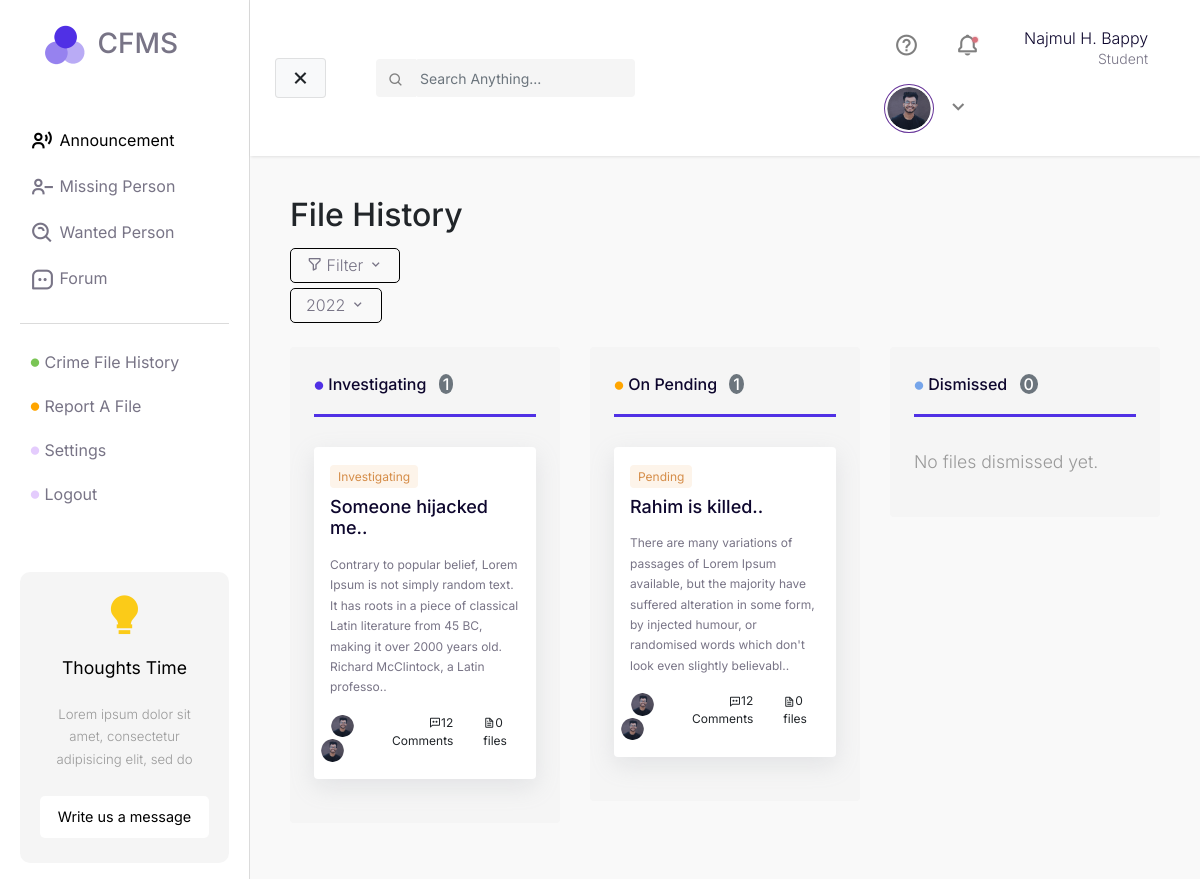
Page /crime-file/ (signed in) on the earlier database version.
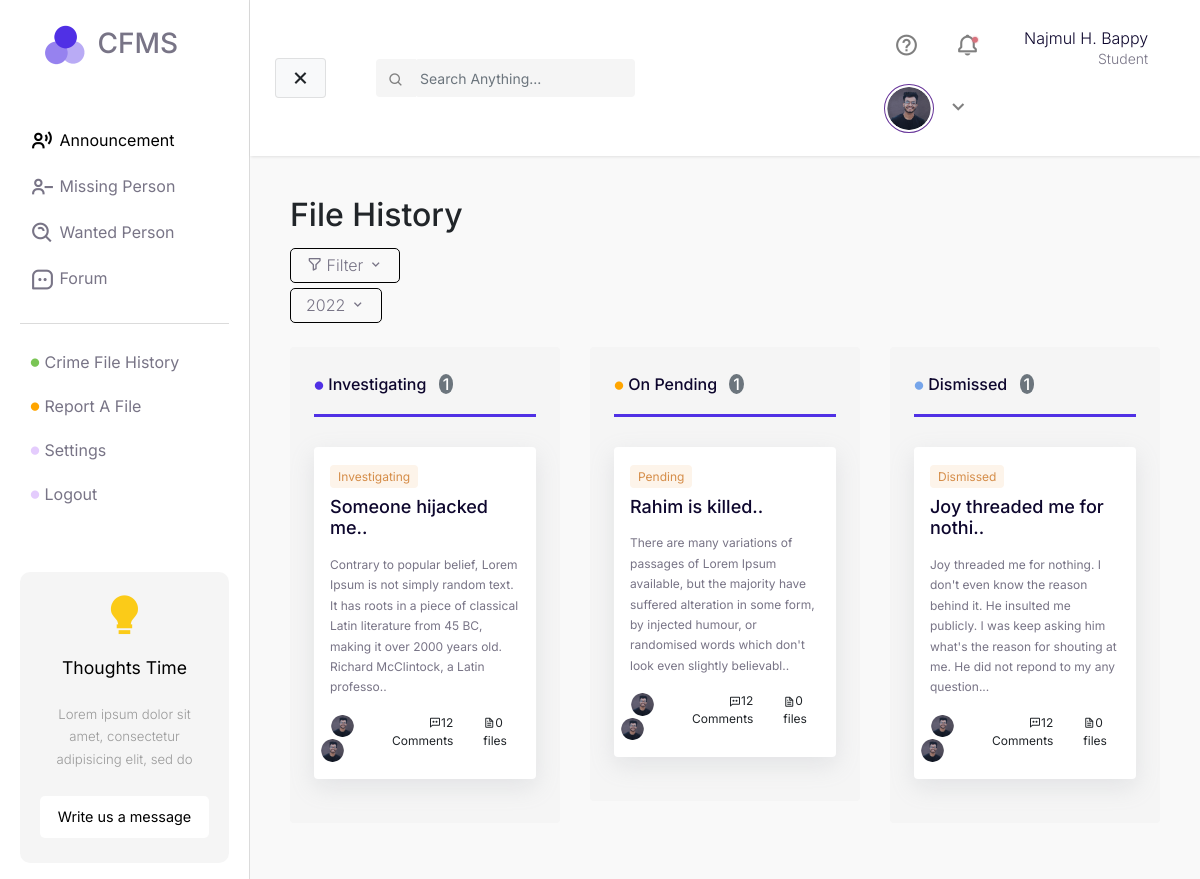
Same page on the later database version.
### core/models.py (models this page shows)
class User(AbstractUser):
    email = models.EmailField(unique=True)
    nid = models.CharField(unique=True, max_length=20)

### crimeFile/models.py (models this page shows)
class Complain(models.Model):
    COMPLAIN_TYPE_GD = 'GD'
    COMPLAIN_TYPE_CASE_FILE = 'CF'
    COMPLAIN_TYPE_CHOICES = [
        (COMPLAIN_TYPE_GD, 'GD'),
        (COMPLAIN_TYPE_CASE_FILE, 'CASE FILE'),
    ]
    COMPLAIN_PENDING = "pending"
    COMPLAIN_INVESTIGATING = "investigating"
    COMPLAIN_DISMISSED = "dismissed"
    COMPLAIN_STATUS_CHOICES = [
        (COMPLAIN_PENDING, 'Pending'),
        (COMPLAIN_INVESTIGATING, 'Investigating'),
        (COMPLAIN_DISMISSED, 'Dismissed'),
    ]
    title = models.CharField(max_length=255)
    user = models.ForeignKey(settings.AUTH_USER_MODEL, on_delete=models.PROTECT)
    criminal = models.CharField(max_length=1000)
    victim = models.CharField(max_length=255)
    type = models.CharField(
        max_length=2, choices=COMPLAIN_TYPE_CHOICES, default=COMPLAIN_TYPE_GD)
    phone = models.CharField(max_length=255)
    description = models.TextField()
    status = models.CharField(max_length=255, choices=COMPLAIN_STATUS_CHOICES, default=COMPLAIN_PENDING)

### crimeFile/views.py (the view)
# urls.py: path('', views.FileHistoryView, name="fileHistoryView"),
def FileHistoryView(request):
    if request.user.is_authenticated:
        complain_list_on_pending = Complain.objects.filter(user=request.user, status='pending')
        complain_list_on_investigation = Complain.objects.filter(user=request.user, status='investigating')
        complain_list_on_dismissed = Complain.objects.filter(user=request.user, status='dismissed')
        context = {
            'pending_complain_list': complain_list_on_pending,
            'investigating_complain_list': complain_list_on_investigation,
            'dismissed_complain_list': complain_list_on_dismissed,
        }
        return render(request, "file-history.html", context)
    return redirect('/login')

### templates/file-history.html
{% extends "base.html" %} {% load static %} {% block css %}
<link rel="stylesheet" href="{% static 'css/file-history/style.css' %}" />
{% endblock %}{% block main %}
<div class="page-title">
  <h2>File History</h2>
</div>
<div class="sorting row">
  <div class="col-md-3">
    <p class="border-box filter">
      <i class="bx bx-filter-alt"></i> Filter
      <i class="bx bx-chevron-down"></i>
    </p>
    <p class="border-box filter">2022 <i class="bx bx-chevron-down"></i></p>
  </div>
</div>
<div class="crime-file-block">
  <div class="row gx-5">
    <div class="col">
      <div class="p-4 file-column mt-4 rounded bx-shad">
        <p class="title">
          <i class="crime-history bx bxs-circle"></i> Investigating
          <span class="bg-secondary ml-2 px-1 rounded-circle text-white"
            >{{ investigating_complain_list.count }}</span
          >
        </p>
        <div class="s-line"></div>
        {% if investigating_complain_list %}
        <div class="hello">
          {% for complain in investigating_complain_list %}
          <div class="content file-cart bg-white py-3 px-3 rounded">
            <a href="{% url 'singleFileView' id=complain.id %}">
              <div class="status">
                <p class="d-inline px-2 py-1 rounded">
                  {{ complain.status|capfirst }}
                </p>
              </div>
              <div class="title py-2">
                <h6>{{ complain.title|capfirst | slice:":25" }}..</h6>
              </div>
              <div class="file-cart-desc">
                <p>{{ complain.description | slice:":200" }}..</p>
              </div>
              <div class="file-cart-option row">
                <div class="col-md-5 row">
                  <div class="col">
                    <img src="{% static 'files/profile-pic.png' %}" alt="" />
                    <img src="{% static 'files/profile-pic.png' %}" alt="" />
                  </div>
                </div>
                <div class="col-md-5 text-right">
                  <i class="bx bx-comment-dots"></i>12 Comments
                </div>
                <div class="col"><i class="bx bx-file"></i>0 files</div>
              </div>
            </a>
          </div>
          {% endfor %}
        </div>
        {% else %}
        <p>No files on investigation.</p>
        {% endif %}
      </div>
    </div>
    <div class="col pending-col">
      <div class="p-4 file-column mt-4 rounded bx-shad">
        <p class="title">
          <i class="crime-history bx bxs-circle"></i> On Pending
          <span class="bg-secondary ml-2 px-1 rounded-circle text-white"
            >{{ pending_complain_list.count }}</span
          >
        </p>
        <div class="s-line"></div>
        {% if pending_complain_list %}
        <div class="hello">
          {% for complain in pending_complain_list %}
          <div class="content file-cart bg-white py-3 px-3 rounded">
            <a href="{% url 'singleFileView' id=complain.id %}">
              <div class="status">
                <p class="d-inline px-2 py-1 rounded">
                  {{ complain.status|capfirst }}
                </p>
              </div>
              <div class="title py-2">
                <h6>{{ complain.title|capfirst | slice:":25" }}..</h6>
              </div>
              <div class="file-cart-desc">
                <p>{{ complain.description | slice:":200" }}..</p>
              </div>
              <div class="file-cart-option row">
                <div class="col-md-5 row">
                  <div class="col">
                    <img src="{% static 'files/profile-pic.png' %}" alt="" />
                    <img src="{% static 'files/profile-pic.png' %}" alt="" />
                  </div>
                </div>
                <div class="col-md-5 text-right">
                  <i class="bx bx-comment-dots"></i>12 Comments
                </div>
                <div class="col"><i class="bx bx-file"></i>0 files</div>
              </div>
            </a>
          </div>
          {% endfor %}
        </div>
        {% else %}
        <p>No files on pending.</p>
        {% endif %}
      </div>
    </div>
    <div class="dismissed-col col">
      <div class="p-4 file-column mt-4 rounded bx-shad">
        <p class="title">
          <i class="crime-history bx bxs-circle"></i> Dismissed
          <span class="bg-secondary ml-2 px-1 rounded-circle text-white"
            >{{ dismissed_complain_list.count }}</span
          >
        </p>
        <div class="s-line"></div>
        {% if dismissed_complain_list %}
        <div class="hello">
          {% for complain in dismissed_complain_list %}
          <div class="content file-cart bg-white py-3 px-3 rounded">
            <a href="{% url 'singleFileView' id=complain.id %}">
              <div class="status">
                <p class="d-inline px-2 py-1 rounded">
                  {{ complain.status|capfirst }}
                </p>
              </div>
              <div class="title py-2">
                <h6>{{ complain.title|capfirst | slice:":25" }}..</h6>
              </div>
              <div class="file-cart-desc">
                <p>{{ complain.description | slice:":200" }}..</p>
              </div>
              <div class="file-cart-option row">
                <div class="col-md-5 row">
                  <div class="col">
                    <img src="{% static 'files/profile-pic.png' %}" alt="" />
                    <img src="{% static 'files/profile-pic.png' %}" alt="" />
                  </div>
                </div>
                <div class="col-md-5 text-right">
                  <i class="bx bx-comment-dots"></i>12 Comments
                </div>
                <div class="col"><i class="bx bx-file"></i>0 files</div>
              </div>
            </a>
          </div>
          {% endfor %}
        </div>
        {% else %}
        <p>No files dismissed yet.</p>
        {% endif %}
      </div>
    </div>
  </div>
</div>
{% endblock %}

### templates/base.html (shortened to what this page needs)
<!DOCTYPE html>
<html lang="en">
  <head>
    {% load static %}
    <link
      href="https://unpkg.com/boxicons@2.1.1/css/boxicons.min.css"
      rel="stylesheet"
    />
    <link
      rel="stylesheet"
      href="https://stackpath.bootstrapcdn.com/bootstrap/4.1.0/css/bootstrap.min.css"
    />
    <link
      rel="stylesheet"
      href="https://cdn.jsdelivr.net/npm/boxicons@latest/css/boxicons.min.css"
    />
    <link
      rel="stylesheet"
      href="https://cdnjs.cloudflare.com/ajax/libs/font-awesome/6.0.0/css/all.min.css"
    />
    <link
      rel="stylesheet"
      href="https://cdn.jsdelivr.net/npm/bootstrap-icons@1.4.1/font/bootstrap-icons.css"
    />
    <link rel="stylesheet" href="{% static 'css/base.css'%}" />
    {% block css %} {% endblock %}
  </head>
  <body>
    <div class="wrapper">
      <nav id="sidebar">
        <div class="sidebar-header">
          <h3>
            <img class="logo" src="{% static 'files/logo.png' %}" alt="" /> CFMS
          </h3>
        </div>
        <ul class="list-unstyled components">
          <li class="active">
            <a href="#"><i class="bx bx-user-voice"></i> Announcement</a>
          </li>
          <li>
            <a href="#"><i class="bx bx-user-minus"></i> Missing Person</a>
          </li>
          <li>
            <a href="#"><i class="bx bx-search-alt"></i> Wanted Person</a>
          </li>
          <li>
            <a href="#"><i class="bx bx-message-square-dots"></i> Forum</a>
          </li>
        </ul>
        <ul class="list-unstyled sidebar-second-part">
          <li>
            <a href="{% url 'fileHistoryView' %}"
              ><i class="crime-history bx bxs-circle"></i> Crime File History</a
            >
          </li>
          <li>
            <a href="{% url 'addFileView' %}"
              ><i class="crime-report bx bxs-circle"></i> Report A File</a
            >
          </li>
          <li>
            <a href="#"><i class="crime-forum bx bxs-circle"></i> Settings</a>
          </li>
          <li>
            {% if request.user.is_authenticated %}
            <a href="{% url 'logoutView' %}"
              ><i class="crime-logout bx bxs-circle"></i> Logout</a
            >
            {% else %}
            <a href="{% url 'loginView' %}"
              ><i class="crime-logout bx bxs-circle"></i> Login</a
            >
            {% endif %}
          </li>
        </ul>
        <ul class="list-unstyled CTAs">
          <li>
            <i class="bx bxs-bulb"></i>
          </li>
          <li>
            <p class="title"><strong>Thoughts Time</strong></p>
          </li>
          <li class="text">
            <p>
              Lorem ipsum dolor sit amet, consectetur adipisicing elit, sed do
            </p>
          </li>
          <li>
            <a href="">Write us a message</a>
          </li>
        </ul>
      </nav>
      <div id="content">
        <nav class="navbar navbar-expand-lg navbar-light sticky-top">
          <div class="container-fluid">
            <button type="button" id="sidebarCollapse" class="btn btn-light">
              <i id="menu-collapse-button" class="bx bx-x"></i>
            </button>
            <div class="input-group top-search-form">
              <div class="input-group-prepend">
                <button class="btn btn-outline-light" type="button">
                  <i class="bx bx-search" style="color: gray"></i>
                </button>
              </div>
              <form action="post">
                <input
                  type="text"
                  class="form-control"
                  placeholder="Search Anything..."
                  aria-label=""
                  aria-describedby="basic-addon1"
                />
              </form>
            </div>
            <div class="collapse navbar-collapse" id="navbarSupportedContent">
              <ul class="nav navbar-nav ml-auto">
                <li class="nav-item">
                  <a class="nav-link" href="#"
                    ><i class="bx bx-help-circle"></i
                  ></a>
                </li>
                {% if request.user.is_authenticated %}
                <li class="nav-item">
                  <a class="nav-link before-dot" href="#"
                    ><i class="bx bx-bell"></i
                  ></a>
                </li>
                <li class="nav-item">
                  <a class="nav-link"
                    ><p class="name">
                      {{ request.user.first_name }} {{ request.user.last_name }}
                    </p>
                    <p class="profession">Student</p></a
                  >
                </li>
                {% endif %} {% if request.user.is_authenticated %}
                <div class="dropdown nav-link">
                  <a
                    class="row top-profile-btn"
                    type="button"
                    id="dropdownMenuButton"
                    data-toggle="dropdown"
                    aria-haspopup="true"
                    aria-expanded="false"
                  >
                    <div class="col-md-4">
                      <img src="{% static 'files/profile-pic.png' %}" alt="" />
                    </div>
                    <div class="col-md-2">
                      <i class="bx bx-chevron-down"></i>
                    </div>
                  </a>
                </div>
                {% else %}
                <a href="{% url 'loginView' %}" class="btn btn-secondary"
                  >Login</a
                >
                {% endif %}
              </ul>
            </div>
          </div>
        </nav>
        <div class="main-body">
          <div class="body-content">{% block main %} {% endblock %}</div>
        </div>
      </div>
    </div>
  </body>
</html>

Differences in the rows shown:
added Complain: status "Dismissed", title "Joy threaded me for nothi", description "Joy threaded me for nothing. I don't even know the reason behind it. He insulted me publicly. I was keep asking him what's the reason for shouting at me. He did not repond to my any question."
Other differences:
{{ dismissed_complain_list.count }}: "0" → "1"
text no longer shown: "No files dismissed yet."
